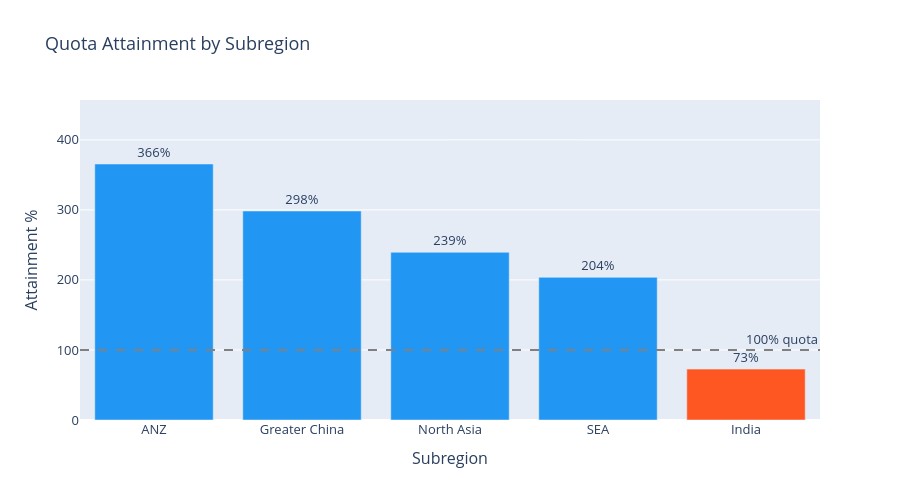

Notebook code cell kept with this figure:
### Markdown cell above
## 5. Quota Attainment by Subregion — Bar Chart

### Code cell
subregion_perf = (
    quota.groupby("subregion")
    .agg(
        total_quota=("quota_usd", "sum"),
        total_arr=("actual_arr", "sum"),
        n_reps=("rep_id", "count")
    )
    .assign(attainment_pct=lambda x: x["total_arr"] / x["total_quota"] * 100)
    .sort_values("attainment_pct", ascending=False)
    .reset_index()
)

max_val = subregion_perf["attainment_pct"].max()

fig3 = go.Figure()

fig3.add_trace(go.Bar(
    x=subregion_perf["subregion"],
    y=subregion_perf["attainment_pct"],
    text=[f"{v:.0f}%" for v in subregion_perf["attainment_pct"]],
    textposition="outside",
    marker_color=["#2196F3" if v >= 100 else "#FF5722" for v in subregion_perf["attainment_pct"]]
))

fig3.update_layout(
    title="Quota Attainment by Subregion",
    xaxis_title="Subregion",
    yaxis_title="Attainment %",
    yaxis=dict(range=[0, max_val * 1.25]),
    height=500,
    font=dict(size=13),
    showlegend=False
)

fig3.add_hline(
    y=100,
    line_dash="dash",
    line_color="grey",
    annotation_text="100% quota",
    annotation_position="top right"
)

fig3.show()

fig3.write_image("../outputs/02_quota_attainment.png", width=900, height=500, scale=2)
print("Saved: ../outputs/02_quota_attainment.png")

### Figure 1 — Plotly figure (JSON) as saved in the notebook; plotly's stock layout.template omitted (floating-point values rounded to 4 significant figures)
{"data": [{"marker": {"color": ["#2196F3", "#2196F3", "#2196F3", "#2196F3", "#FF5722"]}, "text": ["366%", "298%", "239%", "204%", "73%"], "textposition": "outside", "type": "bar", "x": ["ANZ", "Greater China", "North Asia", "SEA", "India"], "y": [365.5, 298.4, 239.4, 203.7, 72.68]}], "layout": {"annotations": [{"showarrow": false, "text": "100% quota", "x": 1, "xanchor": "right", "xref": "x domain", "y": 100, "yanchor": "bottom", "yref": "y"}], "font": {"size": 13}, "height": 500, "shapes": [{"line": {"color": "grey", "dash": "dash"}, "type": "line", "x0": 0, "x1": 1, "xref": "x domain", "y0": 100, "y1": 100, "yref": "y"}], "showlegend": false, "title": {"text": "Quota Attainment by Subregion"}, "xaxis": {"title": {"text": "Subregion"}}, "yaxis": {"range": [0, 456.9], "title": {"text": "Attainment %"}}}}
